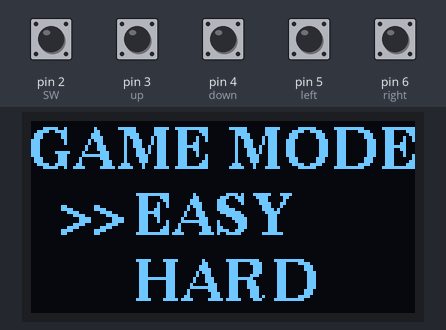
Simulated run of this sketch. Board: Arduino Uno, built with avr-gcc and run on an emulated ATmega328P. Parts: 128×64 one-colour display. Inputs (shaded band) come from the test bench; at power-on: pin 2 (SW), pin 3 (up), pin 4 (down), pin 5 (left), pin 6 (right) HIGH. Random numbers use the default seed unless the sketch sets one.

Above: at 2.0 s.
2.1 s: pin 2 (SW) pulled LOW for 0.75 s
At 2.97 s:
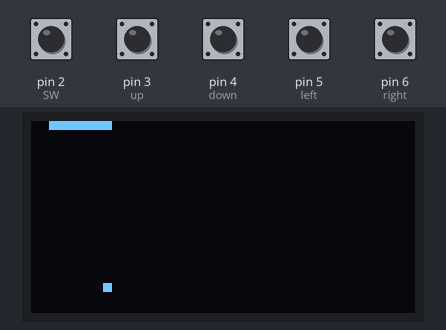
4.6 s: pin 2 (SW) pulled LOW for 1 s
At 6.3 s:
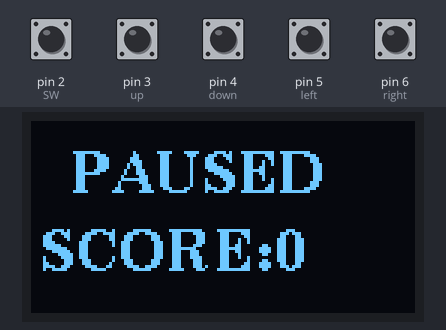
Timing chart, 0 to 7.8 s (numbered marks = the images above; inputs shaded):
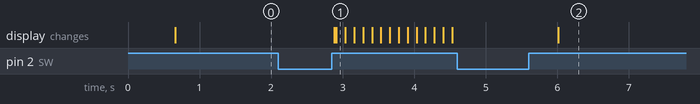

Measured:
- after the input at 2.1 s, the display: first changes after 0.78 s (image 1 shows a later state)

The sketch:

Snake_Game_Low_Memory.ino
```cpp
#include <Arduino.h>
#include <Wire.h>
#include <U8g2lib.h>


U8G2_SSD1306_128X64_NONAME_1_HW_I2C display(U8G2_R0, U8X8_PIN_NONE);

uint16_t pos[400] = { 600, 400, 200, 0 };
byte foodx, foody;
byte dir = 3;
byte len = 4;
byte dl = 100;

bool eat = 1;
uint32_t st1;
bool sb1 = 1, sb2 = 1, sb3 = 1, sb4 = 1;


#define SW 2
#define up 3
#define down 4
#define left 5
#define right 6

void setup() {
  pinMode(SW, INPUT_PULLUP);
  pinMode(left, INPUT_PULLUP);
  pinMode(right, INPUT_PULLUP);
  pinMode(up, INPUT_PULLUP);
  pinMode(down, INPUT_PULLUP);
  randomSeed(analogRead(A0));
  display.begin();
  display.setFont(u8g2_font_ncenB14_tr);
}

void loop() {
  while (digitalRead(SW) == 1) {
    display.firstPage();  //display clear
    do {
      text("GAME MODE", 0, 16);
      text("EASY", 35, 38);
      text("HARD", 35, 60);
      (dl == 100) ? text(">>", 10, 38) : text(">>", 10, 60);
    } while (display.nextPage());
    if (!digitalRead(up)) dl = 100;
    if (!digitalRead(down)) dl = 50;
  }
  while (!digitalRead(SW)) delay(10);
  while (1) {
    if (eat) food();
    draw();
    if (millis() - st1 > dl) {
      motion();
      st1 = millis();
    }
    button();
    for (uint16_t i = 1; i < len; i++) {
      if (pos[0] == pos[i]) {
        game_over(len - 4);
        len = 4;
      }
    }
    if (!digitalRead(SW)) game_pause(len - 4);
  }
}

void draw() {
  display.firstPage();
  do {
    for (uint16_t i = 0; i < len; i++)
      display.drawBox((pos[i] / 100) * 3, (pos[i] % 100) * 3, 3, 3);

    for (uint16_t i = 0; i < len - 1; i++) {
      int deltaX = (pos[i + 1] / 100) - (pos[i] / 100);
      int deltaY = (pos[i + 1] % 100) - (pos[i] % 100);
      if (abs(deltaX) <= 2 && abs(deltaY) <= 2)
        display.drawBox(((pos[i] / 100) + (deltaX / 2)) * 3, ((pos[i] % 100) + (deltaY / 2)) * 3, 3, 3);
    }

    display.drawBox(foodx * 3, foody * 3, 3, 3);
  } while (display.nextPage());
}

void motion() {

  int posx = pos[0] / 100;
  int posy = pos[0] % 100;

  for (int i = len; i > 0; i--) pos[i] = pos[i - 1];

  if (dir == 1) posx -= 2;
  else if (dir == 3) posx += 2;
  else if (dir == 2) posy -= 2;
  else if (dir == 4) posy += 2;

  if (posx > 40) posx = 0;
  else if (posx < 0) posx = 40;
  if (posy > 20) posy = 0;
  else if (posy < 0) posy = 20;

  pos[0] = posx * 100 + posy;
  if (pos[0] == 100 * foodx + foody) {
    eat = 1;
    len++;
  }
}

void button() {
  if (!digitalRead(up)) {
    if (sb1) {
      if (dir != 4) dir = 2;
      sb1 = 0;
    }
    delay(10);
  } else sb1 = 1;

  if (!digitalRead(down)) {
    if (sb2) {
      if (dir != 2) dir = 4;
      sb2 = 0;
    }
    delay(10);
  } else sb2 = 1;

  if (!digitalRead(left)) {
    if (sb3) {
      if (dir != 3) dir = 1;
      sb3 = 0;
    }
    delay(10);
  } else sb3 = 1;

  if (!digitalRead(right)) {
    if (sb4) {
      if (dir != 1) dir = 3;
      sb4 = 0;
    }
    delay(10);
  } else sb4 = 1;
}

void food() {
  eat = 0;
generate_food:
  foodx = (random(20)) * 2;
  foody = (random(10)) * 2;
  for (uint16_t i = 0; i < len; i++)
    if (pos[i] == 100 * foodx + foody) goto generate_food;
}

void text(const char *t, byte x, byte y) {
  display.drawStr(x, y, t);
}

void game_over(int a) {
  display.firstPage();
  do {
    text("GAME OVER", 0, 24);
    char score[20];
    sprintf(score, "SCORE:%d", 50);
    text(score, 4, 48);
  } while (display.nextPage());
  while (digitalRead(SW)) delay(20);
  while (!digitalRead(SW)) delay(20);
}

void game_pause(int a) {
  while (!digitalRead(SW)) delay(20);
  display.firstPage();
  do {
    text("  PAUSED  ", 4, 24);
    char score[20];
    sprintf(score, "SCORE:%d", a);
    text(score, 4, 50);
  } while (display.nextPage());
  while (digitalRead(SW)) delay(20);
  while (!digitalRead(SW)) delay(20);
}
```
